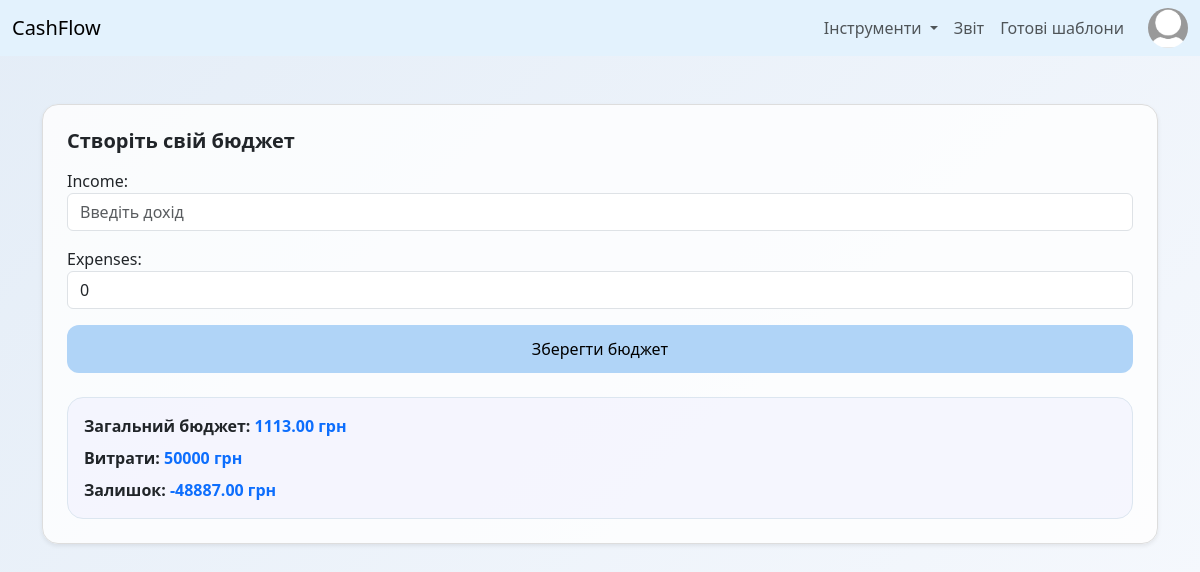
Page /createBudget/ on the earlier database version.
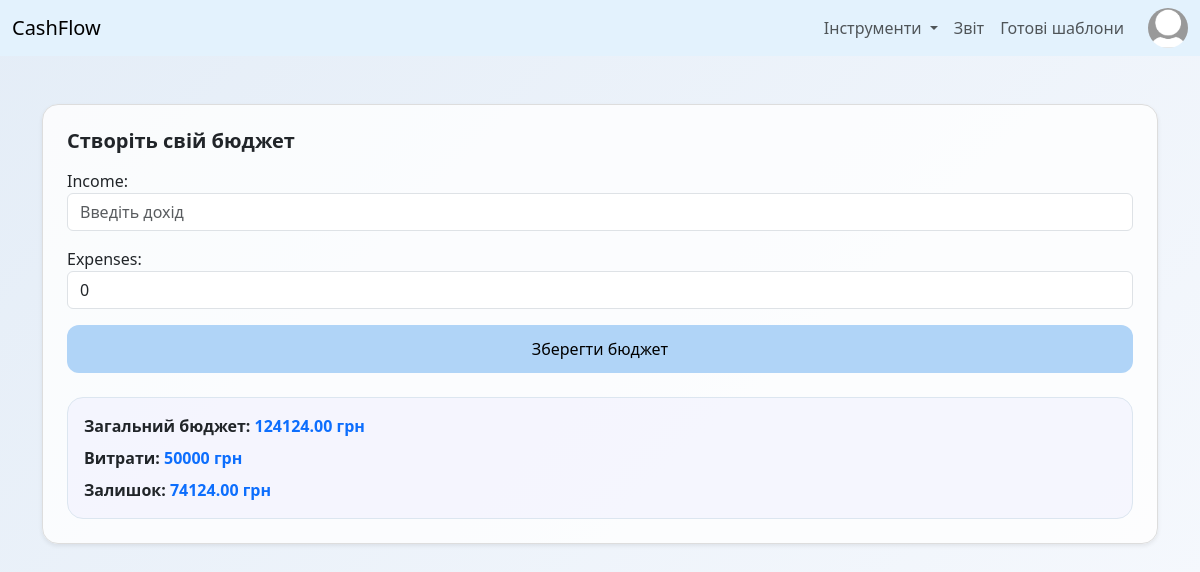
Same page on the later database version.
### main/models.py (models this page shows, shortened)
class Budget(models.Model):
    income = models.DecimalField(max_digits=10, decimal_places=2)
    expenses = models.DecimalField(max_digits=10, decimal_places=2, default=0)
    balance = models.DecimalField(max_digits=10, decimal_places=2, default=0)
    created_at = models.DateTimeField(auto_now_add=True)

### main/views.py (the view)
# urls.py: path('createBudget/', views.createBudget, name='createBudget'),
def createBudget(request):
    if request.method == 'POST':
        form = BudgetForm(request.POST)
        if form.is_valid():
            form.save()
            return redirect('createBudget')  # Перенаправлення після збереження
    else:
        form = BudgetForm()
    last_budget = Budget.objects.last()
    income = last_budget.income if last_budget else 0
    expenses = 50000  # Ти можеш зробити модель "витрати"
    balance = income - expenses
    return render(request, 'createBudget.html', {
        'form': form,
        'income': income,
        'expenses': expenses,
        'balance': balance
    })

### main/forms.py
class BudgetForm(forms.ModelForm):
    class Meta:
        model = Budget
        fields = ['income', 'expenses']
        widgets = {
            'income': forms.NumberInput(attrs={'class': 'form-control', 'placeholder': 'Введіть дохід'}),
            'expenses': forms.NumberInput(attrs={'class': 'form-control', 'placeholder': 'Введіть витрати'}),
        }

### cashflow/templates/createBudget.html (shortened to what this page needs)
{% load static %}
<!DOCTYPE html>
<html lang="uk">
<head>
  <link href="https://cdn.jsdelivr.net/npm/bootstrap@5.3.3/dist/css/bootstrap.min.css" rel="stylesheet">
  <link rel="stylesheet" href="{% static 'css/budget.css' %}">
</head>
<body class="bg-light">
{% include 'partials/header.html' %}
<div class="container py-5">
  <div class="card shadow-sm rounded-4 p-4 budget-card">
    <h5 class="fw-bold mb-3">Створіть свій бюджет</h5>
    <form method="POST">
      {{ form.as_p }}
      <button type="submit" class="btn btn-primary w-100 budget-btn">Зберегти бюджет</button>
    </form>
    <div class="mt-4 p-3 rounded-4 summary-box">
      <p class="mb-2 fw-bold">Загальний бюджет: <span class="text-primary">{{ income }} грн</span></p>
      <p class="mb-2 fw-bold">Витрати: <span class="text-primary">{{ expenses }} грн</span></p>
      <p class="mb-0 fw-bold">Залишок: <span class="text-primary">{{ balance }} грн</span></p>
    </div>
  </div>
</div>
</body>
</html>

### cashflow/templates/partials/header.html (shortened to what this page needs)
{% load static %}
<nav class="navbar navbar-expand-lg" style="background-color: #e3f2fd;">
  <div class="container-fluid">
    <a class="navbar-brand" href="{% url 'home' %}">CashFlow</a>
    <div class="collapse navbar-collapse" id="navbarNavDropdown">
      <ul class="navbar-nav ms-auto">
        <li class="nav-item dropdown">
          <a class="nav-link dropdown-toggle" href="#" id="navbarDropdownMenuLink"
             role="button" data-bs-toggle="dropdown" aria-expanded="false">
            Інструменти
          </a>
        </li>
        <li class="nav-item">
          <a class="nav-link" href="{% url 'chart'%}">Звіт</a>
        </li>
        <li class="nav-item">
          <a class="nav-link" href="{% url 'readyMadeTemplates' %}">Готові шаблони</a>
        </li>
        <li class="nav-item ms-3">
          <a href="{% url 'profile' %}" class="d-inline-block">
            <img src="{% static 'images/avatar.png' %}" alt="Аватар" class="rounded-circle" style="width: 40px; height: 40px; object-fit: cover;">
          </a>
        </li>
      </ul>
    </div>
  </div>
</nav>

### cashflow/static/css/budget.css (style rules this page uses)
body { background: linear-gradient(135deg, #e4edf7, #f5f8fd); font-family: 'Segoe UI', sans-serif; color: #333; }
.budget-card { background-color: rgba(255, 255, 255, 0.8); border: 1px solid #ddd; }
.budget-btn { padding: 12px; font-size: 16px; border-radius: 12px; font-weight: 500; background-color: #b0d4f7; color: #000; border: none; transition: all 0.2s ease; }
.summary-box { background-color: rgba(240, 240, 255, 0.5); border: 1px solid #dce6f0; }

Differences in the rows shown:
no longer on this page (row unchanged): Budget: income "1113.00"
added Budget: income "124124.00"
Other differences:
{{ balance }}: "-48887.00" → "74124.00"
